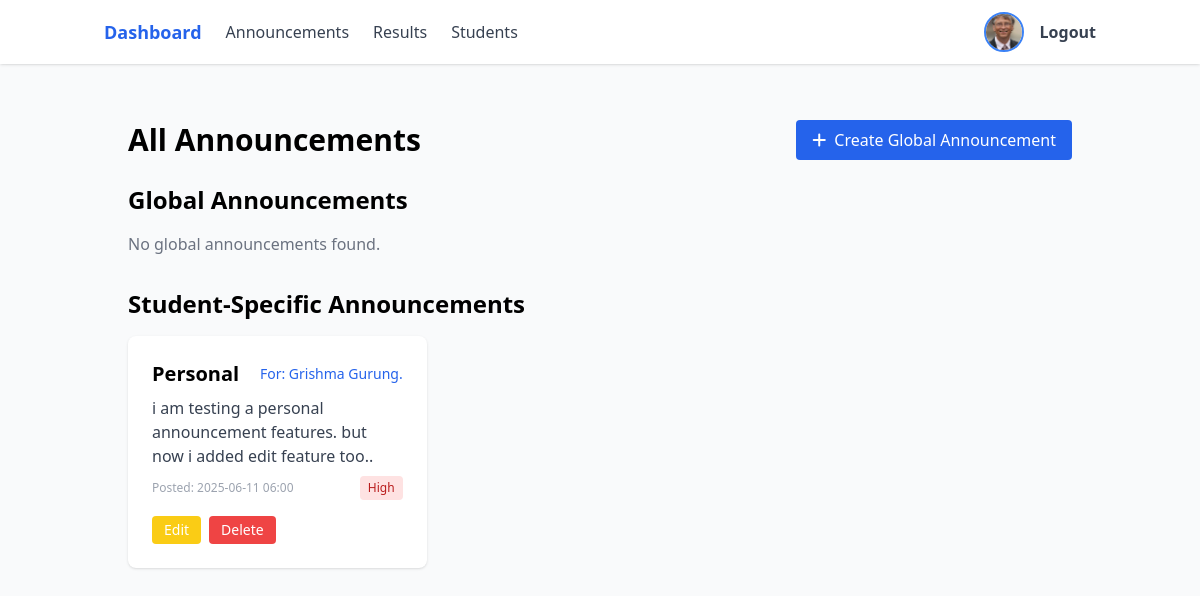
Before: /teacher/announcements/ (signed in) with the older database file.
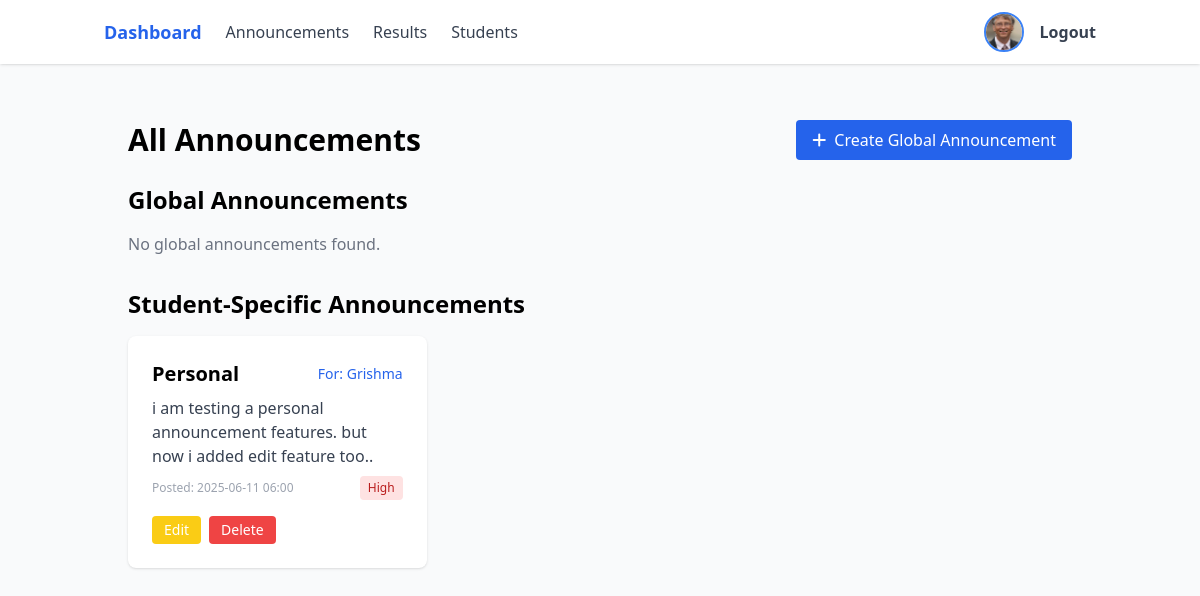
After: the same page with the newer database file.
### users/models.py (models this page shows, shortened)
class Announcement(models.Model):
    PRIORITY_CHOICES = [
        ('low', 'Low'),
        ('medium', 'Medium'),
        ('high', 'High'),
    ]
    title = models.CharField(max_length=200)
    content = models.TextField()
    created_by = models.ForeignKey(User, on_delete=models.CASCADE, related_name='announcements_created')
    created_at = models.DateTimeField(default=timezone.now)
    priority = models.CharField(max_length=10, choices=PRIORITY_CHOICES, default='medium')
    is_active = models.BooleanField(default=True)
    student = models.ForeignKey(User, on_delete=models.CASCADE, related_name='announcements', null=True, blank=True,
                              help_text='If set, this announcement is only visible to this specific student')
    class Meta:
        ordering = ['-created_at']

class User(AbstractBaseUser, PermissionsMixin):
    ROLE_CHOICES = [
        ('teacher', 'Teacher'),
        ('student', 'Student'),
        ('admin', 'Admin'),
    ]
    email = models.EmailField(unique=True)
    role = models.CharField(max_length=10, choices=ROLE_CHOICES)
    is_active = models.BooleanField(default=True)
    is_staff = models.BooleanField(default=False)
    profile_image = models.ImageField(upload_to=user_profile_image_path, null=True, blank=True)
    full_name = models.CharField(max_length=255, null=True, blank=True)
    bio = models.TextField(null=True, blank=True)
    USERNAME_FIELD = 'email'
    REQUIRED_FIELDS = ['role']
    objects = UserManager()
    @property
    def is_teacher(self):
        return self.role == 'teacher'
    def get_full_name(self):
        return self.full_name or self.email.split('@')[0]

### users/views.py (the view)
# urls.py: path('teacher/announcements/', views.teacher_announcements, name='teacher_announcements'),
@login_required
def teacher_announcements(request):
    if not request.user.is_teacher:
        return redirect('login')
    announcements = Announcement.objects.all().order_by('-created_at')
    return render(request, 'users/teacher_announcements.html', {
        'announcements': announcements,
        'global_announcements': announcements.filter(student=None),
        'student_specific_announcements': announcements.filter(student__isnull=False)
    })

### users/templates/users/teacher_announcements.html (shortened to what the changed rows need)
{% extends 'users/base.html' %}
{% block content %}
<div class="container mx-auto p-6">
    <div class="flex justify-between items-center mb-6">
        <h1 class="text-3xl font-bold">All Announcements</h1>
    </div>
    <div class="mb-8">
        <h2 class="text-2xl font-semibold mb-4">Global Announcements</h2>
    </div>
    <div>
        <h2 class="text-2xl font-semibold mb-4">Student-Specific Announcements</h2>
        <div class="grid grid-cols-1 md:grid-cols-2 lg:grid-cols-3 gap-6">
            {% for announcement in student_specific_announcements %}
            <div class="bg-white rounded-lg shadow p-6">
                <div class="flex items-center justify-between mb-2">
                    <h3 class="text-xl font-semibold">{{ announcement.title }}</h3>
                    <span class="text-sm text-blue-600">For: {{ announcement.student.get_full_name }}</span>
                </div>
                <p class="text-gray-700 mb-2">{{ announcement.content|truncatewords:20 }}</p>
                <div class="flex items-center justify-between">
                    <span class="text-xs text-gray-400">Posted: {{ announcement.created_at|date:"Y-m-d H:i" }}</span>
                    {% if announcement.priority == 'high' %}
                        <span class="ml-2 text-xs px-2 py-1 rounded bg-red-100 text-red-700">{{ announcement.get_priority_display }}</span>
                    {% elif announcement.priority == 'medium' %}
                        <span class="ml-2 text-xs px-2 py-1 rounded bg-yellow-100 text-yellow-700">{{ announcement.get_priority_display }}</span>
                    {% else %}
                        <span class="ml-2 text-xs px-2 py-1 rounded bg-green-100 text-green-700">{{ announcement.get_priority_display }}</span>
                    {% endif %}
                </div>
                <div class="flex space-x-2 mt-4">
                    <a href="{% url 'teacher_edit_announcement' announcement.id %}" class="px-3 py-1 bg-yellow-400 text-white rounded hover:bg-yellow-500 text-sm">Edit</a>
                    <a href="{% url 'teacher_delete_announcement' announcement.id %}" class="px-3 py-1 bg-red-500 text-white rounded hover:bg-red-600 text-sm">Delete</a>
                </div>
            </div>
            {% empty %}
            <div class="col-span-full text-gray-500">No student-specific announcements found.</div>
            {% endfor %}
        </div>
    </div>
</div>
{% endblock %}

Changed rows visible on the page:
changed through a linked row, Announcement "Personal": student.get_full_name "Grishma Gurung." → "Grishma"
